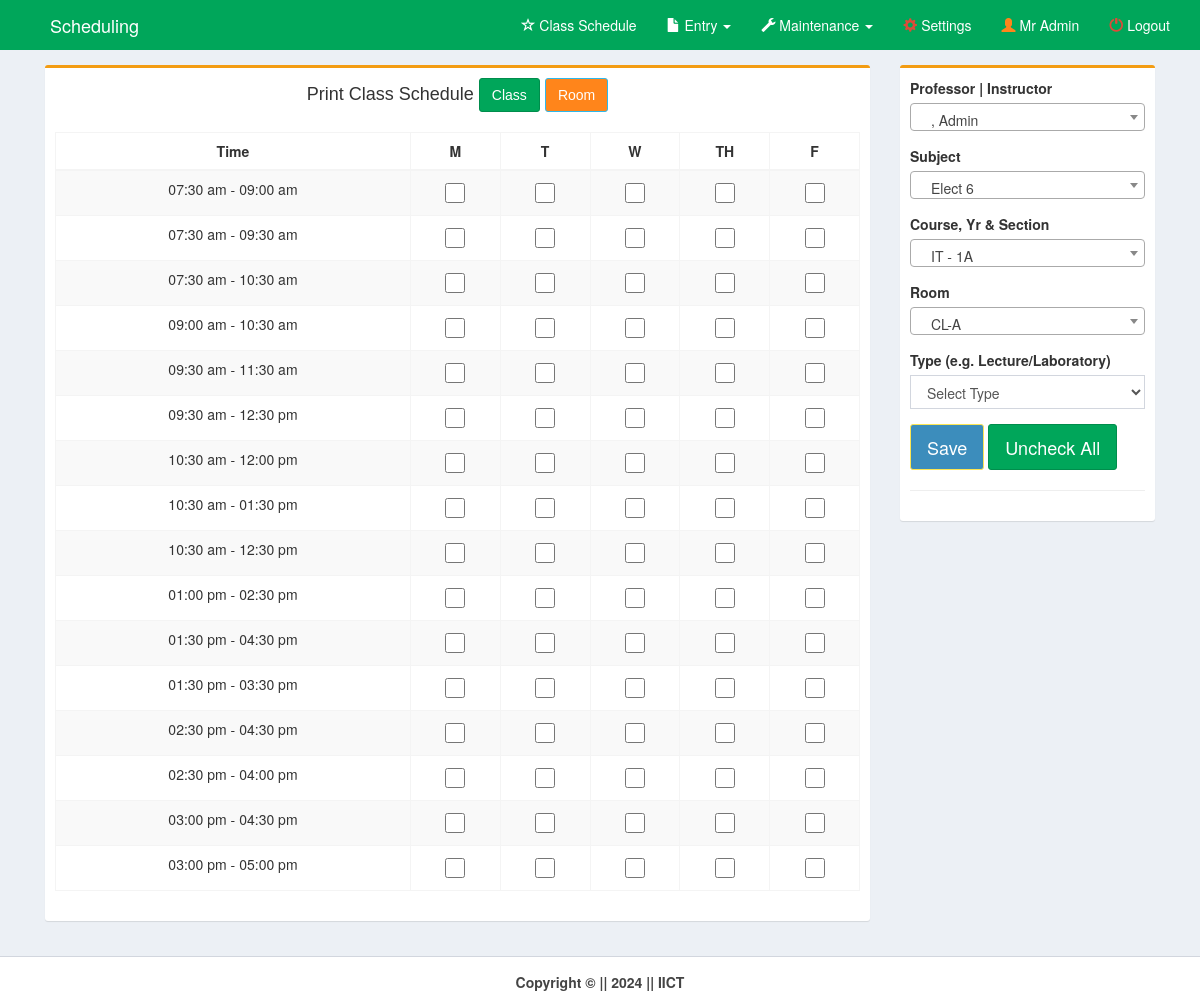
/pages/home.php (signed in), run on the app's committed database.
### tables this page shows
CREATE TABLE `time` (
  `time_id` int(11) NOT NULL,
  `time_start` time NOT NULL,
  `time_end` time NOT NULL,
  `days` varchar(15) NOT NULL
);

### pages/home.php (the view, shortened to what this page needs)
<!DOCTYPE html>
<html>
<head>
    <link rel="stylesheet" href="../bootstrap/css/bootstrap.min.css">
    <link rel="stylesheet" href="../plugins/datatables/dataTables.bootstrap.css">
    <link rel="stylesheet" href="../dist/css/AdminLTE.min.css">
    <link rel="stylesheet" href="../plugins/select2/select2.min.css">
    <link rel="stylesheet" href="../dist/css/skins/_all-skins.min.css">
    <link href="https://cdnjs.cloudflare.com/ajax/libs/font-awesome/6.0.0-beta3/css/all.min.css" rel="stylesheet">
</head>
</head>
<body class="hold-transition skin-green layout-top-nav">
    <div class="wrapper">
        <div class="content-wrapper">
            <div class="container">
                <section class="content">
                    <div class="row">
                        <div class="col-md-9">
                            <div class="box box-warning text-center">
                                <h4 class="card-title">Print Class Schedule
                                    <a href="#searchclass" data-target="#searchclass" data-toggle="modal"
                                        class="dropdown-toggle btn btn-success">
                                        Class
                                    </a>
                                    <a href="#searchroom" data-target="#searchroom" data-toggle="modal"
                                        class="dropdown-toggle btn btn-warning">
                                        Room
                                    </a>
                                </h4>
                                <form method="post" id="reg-form">
                                    <div class="box-body">
                                        <div class="row">
                                            <div class="col-md-6" style="width: 100%;">
                                                <table class="table table-bordered table-striped table-hover">
                                                    <thead>
                                                        <tr>
                                                            <th class="text-center">Time</th>
                                                            <th class="text-center">M</th>
                                                            <th class="text-center">T</th>
                                                            <th class="text-center">W</th>
                                                            <th class="text-center">TH</th>
                                                            <th class="text-center">F</th>
                                                        </tr>
                                                    </thead>
                                                    <tbody>
                                                        <?php
                                                        include('../dist/includes/dbcon.php');
                                                        $query = mysqli_query($con, "SELECT * FROM time WHERE days='mtwthf' ORDER BY time_start") or die(mysqli_error($con));
                                                        while ($row = mysqli_fetch_array($query)) {
                                                            $id = $row['time_id'];
                                                            $start = date("h:i a", strtotime($row['time_start']));
                                                            $end = date("h:i a", strtotime($row['time_end']));
                                                        ?>
                                                            <tr>
                                                                <td class="text-center"><?php echo $start . " - " . $end; ?>
                                                                </td>
                                                                <td class="text-center">
                                                                    <input type="checkbox" id="check_m_<?php echo $id; ?>"
                                                                        name="m[]" value="<?php echo $id; ?>"
                                                                        style="width: 20px; height: 20px;"
                                                                        onchange="toggleCheckbox('check_t_<?php echo $id; ?>', this.checked)">
                                                                </td>
                                                                <td class="text-center">
                                                                    <input type="checkbox" id="check_t_<?php echo $id; ?>"
                                                                        name="t[]" value="<?php echo $id; ?>"
                                                                        style="width: 20px; height: 20px;"
                                                                        onchange="toggleCheckbox('check_w_<?php echo $id; ?>', this.checked)">
                                                                </td>
                                                                <td class="text-center">
                                                                    <input type="checkbox" id="check_w_<?php echo $id; ?>"
                                                                        name="w[]" value="<?php echo $id; ?>"
                                                                        style="width: 20px; height: 20px;"
                                                                        onchange="toggleCheckbox('check_th_<?php echo $id; ?>', this.checked)">
                                                                </td>
                                                                <td class="text-center">
                                                                    <input type="checkbox" id="check_th_<?php echo $id; ?>"
                                                                        name="th[]" value="<?php echo $id; ?>"
                                                                        style="width: 20px; height: 20px;"
                                                                        onchange="toggleCheckbox('check_f_<?php echo $id; ?>', this.checked)">
                                                                </td>
                                                                <td class="text-center">
                                                                    <input type="checkbox" id="check_f_<?php echo $id; ?>"
                                                                        name="f[]" value="<?php echo $id; ?>"
                                                                        style="width: 20px; height: 20px;"
                                                                        onchange="toggleCheckbox(null, this.checked)">
                                                                </td>
                                                            </tr>
                                                        <?php } ?>
                                                    </tbody>
                                                </table>
                                            </div>
                                        </div>
                                    </div>
                            </div>
                        </div>
                        <div class="col-md-3">
                            <div class="box box-warning">
                                <div class="box-body">
                                    <div id="form1">
                                        <div class="row">
                                            <div class="col-md-12">
                                                <div class="form-group">
                                                    <label for="teacher">Professor | Instructor</label>
                                                </div>
                                                <div class="form-group">
                                                    <label for="subject">Subject</label>
                                                </div>
                                                <div class="form-group">
                                                    <label for="cys">Course, Yr & Section</label>
                                                </div>
                                                <div class="form-group">
                                                    <label for="room">Room</label>
                                                </div>
                                                <div class="form-group">
                                                    <label for="type">Type (e.g. Lecture/Laboratory)</label><br>
                                                    <select name="remarks" id="type" class="form-control">
                                                        <option value="">Select Type</option>
                                                    </select>
                                                </div>
                                            </div>
                                        </div>
                                        <div class="form-group">
                                            <button class="btn btn-lg btn-primary" type="submit">
                                                Save
                                            </button>
                                            <button class="uncheck btn btn-lg btn-success" type="reset">Uncheck
                                                All</button>
                                        </div>
                                    </div>
                                    <hr>
                                </div>
                            </div>
                        </div>
                    </div>
                </section>
            </div>
        </div>
        <?php include('../dist/includes/footer.php'); ?>
    </div>
</body>
</html>

### data on the page
time: time_start "07:30 am", time_end "09:00 am"
time: time_start "07:30 am", time_end "09:30 am"
time: time_start "07:30 am", time_end "10:30 am"
time: time_start "09:00 am", time_end "10:30 am"
time: time_start "09:30 am", time_end "11:30 am"
time: time_start "09:30 am", time_end "12:30 pm"
time: time_start "10:30 am", time_end "12:00 pm"
time: time_start "10:30 am", time_end "01:30 pm"
time: time_start "10:30 am", time_end "12:30 pm"
time: time_start "01:00 pm", time_end "02:30 pm"
time: time_start "01:30 pm", time_end "04:30 pm"
time: time_start "01:30 pm", time_end "03:30 pm"
time: time_start "02:30 pm", time_end "04:30 pm"
time: time_start "02:30 pm", time_end "04:00 pm"
time: time_start "03:00 pm", time_end "04:30 pm"
time: time_start "03:00 pm", time_end "05:00 pm"

### other printed values
$_SESSION['name'] "Mr Admin"
